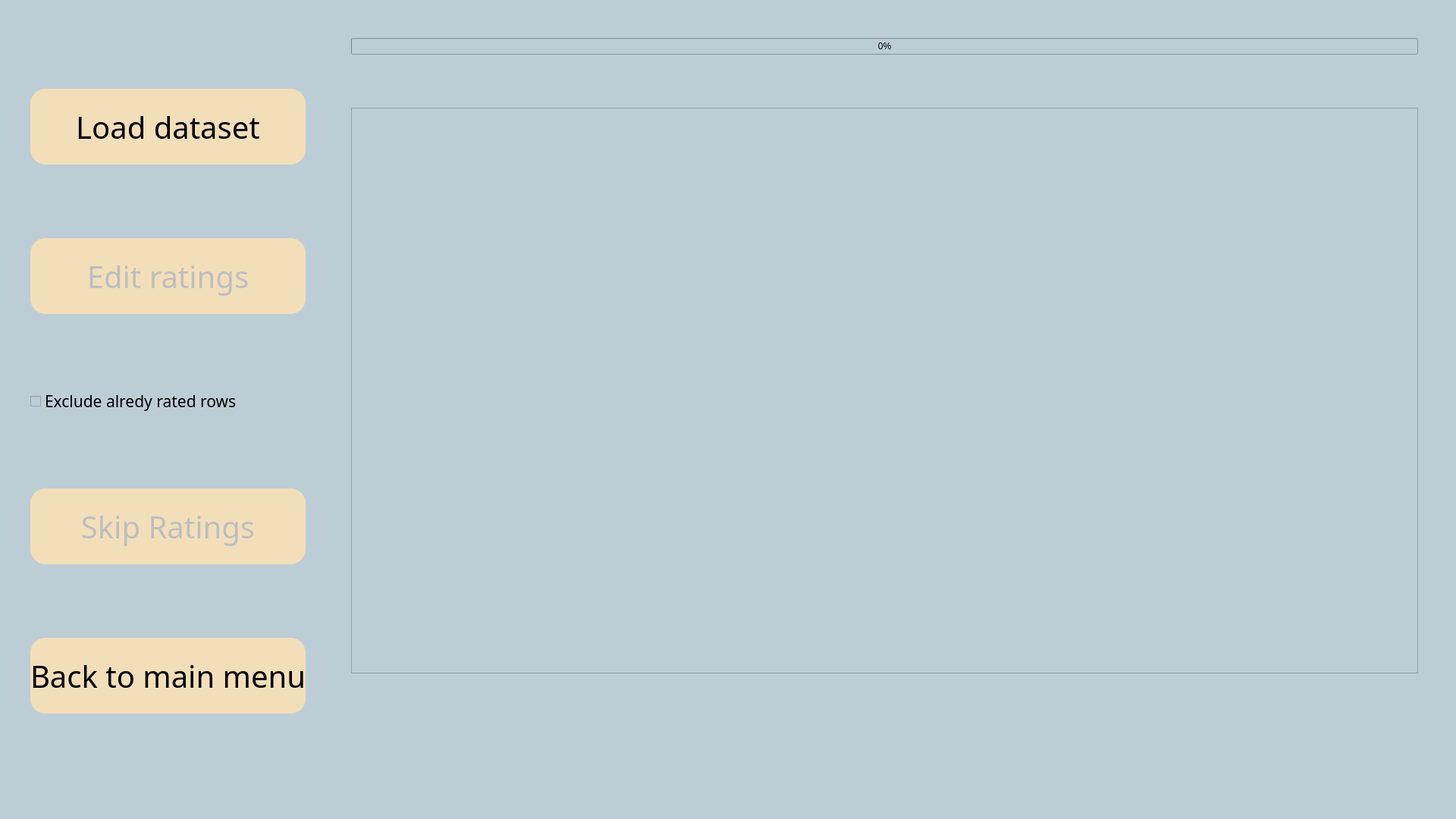
<?xml version="1.0" encoding="UTF-8"?>
<ui version="4.0">
 <class>LoadDatasetWindow</class>
 <widget class="QMainWindow" name="LoadDatasetWindow">
  <property name="geometry">
   <rect>
    <x>0</x>
    <y>0</y>
    <width>1920</width>
    <height>1080</height>
   </rect>
  </property>
  <property name="windowTitle">
   <string>Movie and TV series recommendation system</string>
  </property>
  <property name="windowIcon">
   <iconset>
    <normaloff>C:/Users/Lili/.designer/images/video.png</normaloff>C:/Users/Lili/.designer/images/video.png</iconset>
  </property>
  <property name="styleSheet">
   <string notr="true">background-color: rgb(189, 205, 214);</string>
  </property>
  <widget class="QWidget" name="centralwidget">
   <layout class="QGridLayout" name="gridLayout_2">
    <property name="leftMargin">
     <number>20</number>
    </property>
    <property name="topMargin">
     <number>20</number>
    </property>
    <property name="rightMargin">
     <number>20</number>
    </property>
    <property name="bottomMargin">
     <number>20</number>
    </property>
    <property name="spacing">
     <number>10</number>
    </property>
    <item row="0" column="0">
     <layout class="QVBoxLayout" name="verticalLayout_3" stretch="2,2,1,2,2">
      <property name="spacing">
       <number>0</number>
      </property>
      <property name="sizeConstraint">
       <enum>QLayout::SetDefaultConstraint</enum>
      </property>
      <property name="leftMargin">
       <number>20</number>
      </property>
      <property name="rightMargin">
       <number>20</number>
      </property>
      <item>
       <widget class="QPushButton" name="ButtonLoadDataset">
        <property name="minimumSize">
         <size>
          <width>0</width>
          <height>100</height>
         </size>
        </property>
        <property name="font">
         <font>
          <family>Rockwell</family>
          <pointsize>30</pointsize>
          <weight>50</weight>
          <bold>false</bold>
          <strikeout>false</strikeout>
         </font>
        </property>
        <property name="layoutDirection">
         <enum>Qt::LeftToRight</enum>
        </property>
        <property name="styleSheet">
         <string notr="true">background-color: rgb(243, 222, 186);
border-radius: 20px;</string>
        </property>
        <property name="text">
         <string>Load dataset</string>
        </property>
       </widget>
      </item>
      <item>
       <widget class="QPushButton" name="EditRatings">
        <property name="enabled">
         <bool>false</bool>
        </property>
        <property name="sizePolicy">
         <sizepolicy hsizetype="Minimum" vsizetype="Maximum">
          <horstretch>0</horstretch>
          <verstretch>30</verstretch>
         </sizepolicy>
        </property>
        <property name="minimumSize">
         <size>
          <width>0</width>
          <height>100</height>
         </size>
        </property>
        <property name="font">
         <font>
          <family>Rockwell</family>
          <pointsize>30</pointsize>
          <weight>50</weight>
          <bold>false</bold>
          <strikeout>false</strikeout>
         </font>
        </property>
        <property name="styleSheet">
         <string notr="true">background-color: rgb(243, 222, 186);
border-radius: 20px;</string>
        </property>
        <property name="text">
         <string>Edit ratings</string>
        </property>
       </widget>
      </item>
      <item>
       <widget class="QCheckBox" name="checkBox">
        <property name="minimumSize">
         <size>
          <width>50</width>
          <height>30</height>
         </size>
        </property>
        <property name="font">
         <font>
          <family>Rockwell</family>
          <pointsize>16</pointsize>
         </font>
        </property>
        <property name="text">
         <string>Exclude alredy rated rows</string>
        </property>
        <property name="iconSize">
         <size>
          <width>40</width>
          <height>40</height>
         </size>
        </property>
        <property name="checkable">
         <bool>true</bool>
        </property>
        <property name="checked">
         <bool>false</bool>
        </property>
       </widget>
      </item>
      <item>
       <widget class="QPushButton" name="SkipRatingsButton">
        <property name="enabled">
         <bool>false</bool>
        </property>
        <property name="minimumSize">
         <size>
          <width>0</width>
          <height>100</height>
         </size>
        </property>
        <property name="font">
         <font>
          <family>Rockwell</family>
          <pointsize>30</pointsize>
          <weight>50</weight>
          <bold>false</bold>
          <strikeout>false</strikeout>
         </font>
        </property>
        <property name="layoutDirection">
         <enum>Qt::LeftToRight</enum>
        </property>
        <property name="styleSheet">
         <string notr="true">background-color: rgb(243, 222, 186);
border-radius: 20px;</string>
        </property>
        <property name="text">
         <string>Skip Ratings</string>
        </property>
       </widget>
      </item>
      <item>
       <widget class="QPushButton" name="ButtonBack">
        <property name="minimumSize">
         <size>
          <width>0</width>
          <height>100</height>
         </size>
        </property>
        <property name="font">
         <font>
          <family>Rockwell</family>
          <pointsize>30</pointsize>
          <weight>50</weight>
          <bold>false</bold>
          <strikeout>false</strikeout>
         </font>
        </property>
        <property name="styleSheet">
         <string notr="true">background-color: rgb(243, 222, 186);
border-radius: 20px;</string>
        </property>
        <property name="text">
         <string>Back to main menu</string>
        </property>
       </widget>
      </item>
     </layout>
    </item>
    <item row="0" column="1">
     <layout class="QVBoxLayout" name="verticalLayout_2">
      <property name="spacing">
       <number>10</number>
      </property>
      <property name="leftMargin">
       <number>30</number>
      </property>
      <property name="topMargin">
       <number>30</number>
      </property>
      <property name="rightMargin">
       <number>30</number>
      </property>
      <property name="bottomMargin">
       <number>30</number>
      </property>
      <item>
       <widget class="QProgressBar" name="progressBar">
        <property name="value">
         <number>0</number>
        </property>
        <property name="textVisible">
         <bool>true</bool>
        </property>
       </widget>
      </item>
      <item>
       <widget class="QLabel" name="labelFileName">
        <property name="font">
         <font>
          <family>Rockwell</family>
          <pointsize>28</pointsize>
         </font>
        </property>
        <property name="layoutDirection">
         <enum>Qt::RightToLeft</enum>
        </property>
        <property name="styleSheet">
         <string notr="true"/>
        </property>
        <property name="text">
         <string/>
        </property>
        <property name="alignment">
         <set>Qt::AlignCenter</set>
        </property>
       </widget>
      </item>
      <item>
       <widget class="QTableWidget" name="tableWidget"/>
      </item>
      <item>
       <widget class="QLabel" name="labelRows">
        <property name="font">
         <font>
          <family>Rockwell</family>
          <pointsize>28</pointsize>
         </font>
        </property>
        <property name="text">
         <string/>
        </property>
        <property name="alignment">
         <set>Qt::AlignCenter</set>
        </property>
       </widget>
      </item>
      <item>
       <widget class="QLabel" name="labelRatings">
        <property name="font">
         <font>
          <family>Rockwell</family>
          <pointsize>28</pointsize>
         </font>
        </property>
        <property name="text">
         <string/>
        </property>
        <property name="alignment">
         <set>Qt::AlignCenter</set>
        </property>
       </widget>
      </item>
     </layout>
    </item>
   </layout>
  </widget>
  <widget class="QMenuBar" name="menubar">
   <property name="geometry">
    <rect>
     <x>0</x>
     <y>0</y>
     <width>1920</width>
     <height>21</height>
    </rect>
   </property>
  </widget>
  <widget class="QStatusBar" name="statusbar"/>
 </widget>
 <resources/>
 <connections/>
</ui>
